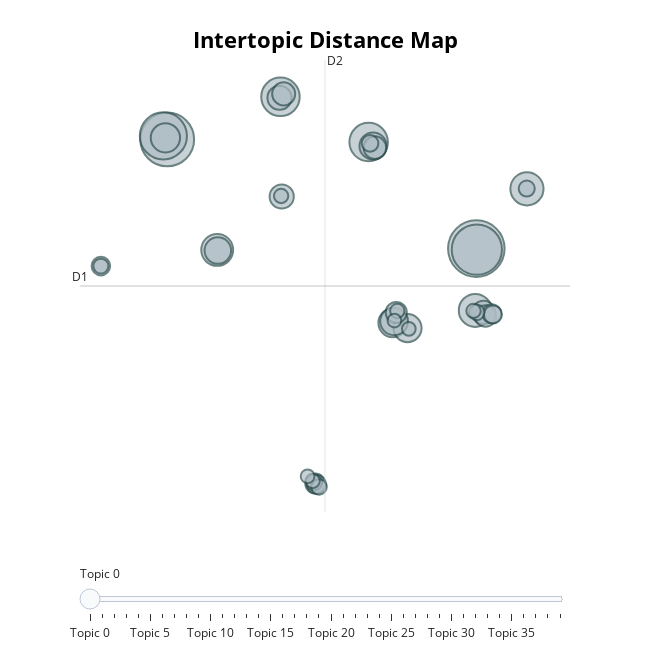

The notebook cell saved with this chart:
### Markdown cell above
## 📊 Visualize Topic Clusters with LLM-Generated Titles

After fitting our BERTopic model on the corpus, the next step is to explore the **semantic structure** of our dataset by visualizing:

- How topics are distributed across the corpus.
- What each cluster likely represents (based on LLM-generated **titles** and **summaries**).
- How topics are related or nested hierarchically.

---

### 🎯 Why Custom Titles?

By default, BERTopic assigns a list of top keywords to represent each topic.  
But this can be hard to interpret at a glance.

We’ve used **GPT-4o via LiteLLM** to generate:
- A clear **title** summarizing what the topic is about.
- A brief **summary** of the documents within it.

We now **inject these titles** into BERTopic using `set_topic_labels()` to replace raw keywords with human-readable, descriptive topic names in all visualizations.

---

### 🖼️ Visualizations Provided by BERTopic:

1. **`visualize_topics()`**:
   - A 2D interactive scatter plot (via UMAP).
   - Each circle represents a topic; size = number of documents.
   - Hovering shows the topic **title** and top keywords.
   - Great for understanding the overall distribution of themes.

2. **`visualize_hierarchy()`**:
   - Displays a **tree diagram** showing how topics relate to each other.
   - Useful to spot **nested structures**, **overlapping themes**, or **potential subclusters**.

---

### 🛠️ How It Works (Under the Hood):

- **Step 1**: We extract topic titles using `topic_model.get_topic_info()`.
- **Step 2**: We format them (clean up “title: <...>” syntax).
- **Step 3**: We pass these titles into `custom_labels` and feed that into the visualizers.

These interactive plots are excellent tools for **exploration**, **storytelling**, and **decision-making** based on topic structure.

### Code cell
# Get the custom titles generated by LiteLLM
titles = topic_model.get_topic_info()

# Build a mapping from topic number to LLM title
custom_labels = {
    row["Topic"]: row["title"][0].split(":")[1].strip() for _, row in titles.iterrows()
    if row["Topic"] != -1  # exclude outliers
}
topic_model.set_topic_labels(custom_labels)
topic_model.visualize_topics(custom_labels=custom_labels)

### Figure 1 — Plotly figure (JSON) as saved in the notebook; plotly's stock layout.template omitted (floating-point values rounded to 4 significant figures)
{"data": [{"customdata": [[0, "Gerrard's Future Amid Chelsea Interest and Liverpool's Commitment", 186], [1, "Oscar and BAFTA Highlights", 168], [2, "Rugby Rivalries", 147], [3, "Celebrating Music Legends and Awards", 129], [4, "Trends in Cybersecurity", 86], [5, "Australian Open 2023", 86], [6, "House Arrest for Terror Suspects", 64], [7, "Tensions Between Blair and Brown Amid Labour Unity Concerns", 63], [8, "The Rise of Broadband in the UK", 59], [9, "Highlights of Recent British Television Shows and Awards", 50], [10, "London Stock Exchange Takeover Talks", 48], [11, "Worldcom Fraud Trial", 46], [12, "Yukos Oil Company", 45], [13, "European Indoor Athletics Championships", 43], [14, "The Future of Mobile Phones", 41], [15, "The Future of Peer-to-Peer Networks and Digital Media Piracy", 34], [16, "The Future of Video Gaming", 34], [17, "UK Election Budget Strategies and Tax Policies", 32], [18, "Trends and Challenges in Internet Search Habits and Technologies", 31], [19, "Kenteris and Thanou", 30], [20, "Pension Reforms and Minimum Wage Increases", 27], [21, "Fiat-GM Negotiations and Fiat's Automotive Struggles", 26], [22, "US Economic Growth and Jobs Trends Amid Rising Interest Rates", 23], [23, "US Dollar and Trade Deficit", 21], [24, "UK Commitment to Global Aid and Debt Relief Initiatives", 21], [25, "The Evolution of Gadgets", 20], [26, "Economic Impact and Recovery in Southeast Asia Post-Disaster", 19], [27, "Kelly Holmes", 16], [28, "December Retail Sales Trends and Holiday Shopping Insights", 15], [29, "Immigration and Asylum Reform Plans in the UK", 15], [30, "Kilroy-Silk's Political Shift", 14], [31, "UK Housing Market Trends and Interest Rate Effects", 14], [32, "Growth and Trends in the Gadget Market at CES 2005", 13], [33, "Launch and Impact of the Nintendo DS Handheld Console in Europe", 12], [34, "Eurozone Economic Growth Trends and Challenges in 2004-2005", 12], [35, "Reforming the House of Lords", 12], [36, "Growth of India's Aviation Industry", 12], [37, "Corporate Changes and Mergers", 11], [38, "Chinese Financial and Environmental Turmoil", 11], [39, "Economic Performance in Singapore and Japan (2004)", 11]], "hovertemplate": "<b>Topic %{customdata[0]}</b><br>%{customdata[1]}<br>Size: %{customdata[2]}", "legendgroup": "", "marker": {"color": "#B0BEC5", "line": {"color": "DarkSlateGrey", "width": 2}, "size": [186, 168, 147, 129, 86, 86, 64, 63, 59, 50, 48, 46, 45, 43, 41, 34, 34, 32, 31, 30, 27, 26, 23, 21, 21, 20, 19, 16, 15, 15, 14, 14, 13, 12, 12, 12, 12, 11, 11, 11], "sizemode": "area", "sizeref": 0.1163, "symbol": "circle"}, "mode": "markers", "name": "", "orientation": "v", "showlegend": false, "type": "scatter", "x": [17.78, -5.48, 17.81, -5.769, 3.041, 9.675, 21.59, 17.69, -1.719, -5.616, 11.49, 12.6, 11.59, 10.01, -1.671, 2.97, 3.135, 18.33, 3.281, 10.15, 18.46, 11.75, 5.658, 5.75, 18.94, -10.47, 19.02, 9.782, 5.576, 21.57, 17.81, 5.941, -10.47, 3.09, 5.464, 17.57, 11.83, 11.61, 12.7, 5.083], "xaxis": "x", "y": [5.737, 14.56, 5.66, 14.85, 18.0, 14.35, 10.57, 0.742, 5.633, 14.69, -0.2581, -0.6872, -0.1368, 14.03, 5.582, 17.93, 9.947, 0.5787, 18.24, 13.89, 0.2913, 0.5709, -13.24, -13.33, 0.4766, 4.324, 0.4165, 14.24, -13.15, 10.59, 0.5856, -13.52, 4.324, 9.992, -13.04, 0.7019, 0.6977, -0.0752, -0.7429, -12.66], "yaxis": "y"}], "layout": {"annotations": [{"showarrow": false, "text": "D1", "x": -12.04, "y": 2.717, "yshift": 10}, {"showarrow": false, "text": "D2", "x": 6.391, "xshift": 10, "y": 20.98}], "height": 650, "hoverlabel": {"bgcolor": "white", "font": {"family": "Rockwell", "size": 16}}, "legend": {"itemsizing": "constant", "tracegroupgap": 0}, "margin": {"t": 60}, "shapes": [{"line": {"color": "#CFD8DC", "width": 2}, "type": "line", "x0": 6.391, "x1": 6.391, "y0": -15.55, "y1": 20.98}, {"line": {"color": "#9E9E9E", "width": 2}, "type": "line", "x0": -12.04, "x1": 24.82, "y0": 2.717, "y1": 2.717}], "sliders": [{"active": 0, "pad": {"t": 50}, "steps": [{"args": [{"marker.color": [["red", "#B0BEC5", "#B0BEC5", "#B0BEC5", "#B0BEC5", "#B0BEC5", "#B0BEC5", "#B0BEC5", "#B0BEC5", "#B0BEC5", "#B0BEC5", "#B0BEC5", "#B0BEC5", "#B0BEC5", "#B0BEC5", "#B0BEC5", "#B0BEC5", "#B0BEC5", "#B0BEC5", "#B0BEC5", "#B0BEC5", "#B0BEC5", "#B0BEC5", "#B0BEC5", "#B0BEC5", "#B0BEC5", "#B0BEC5", "#B0BEC5", "#B0BEC5", "#B0BEC5", "#B0BEC5", "#B0BEC5", "#B0BEC5", "#B0BEC5", "#B0BEC5", "#B0BEC5", "#B0BEC5", "#B0BEC5", "#B0BEC5", "#B0BEC5"]]}], "label": "Topic 0", "method": "update"}, {"args": [{"marker.color": [["#B0BEC5", "red", "#B0BEC5", "#B0BEC5", "#B0BEC5", "#B0BEC5", "#B0BEC5", "#B0BEC5", "#B0BEC5", "#B0BEC5", "#B0BEC5", "#B0BEC5", "#B0BEC5", "#B0BEC5", "#B0BEC5", "#B0BEC5", "#B0BEC5", "#B0BEC5", "#B0BEC5", "#B0BEC5", "#B0BEC5", "#B0BEC5", "#B0BEC5", "#B0BEC5", "#B0BEC5", "#B0BEC5", "#B0BEC5", "#B0BEC5", "#B0BEC5", "#B0BEC5", "#B0BEC5", "#B0BEC5", "#B0BEC5", "#B0BEC5", "#B0BEC5", "#B0BEC5", "#B0BEC5", "#B0BEC5", "#B0BEC5", "#B0BEC5"]]}], "label": "Topic 1", "method": "update"}, {"args": [{"marker.color": [["#B0BEC5", "#B0BEC5", "red", "#B0BEC5", "#B0BEC5", "#B0BEC5", "#B0BEC5", "#B0BEC5", "#B0BEC5", "#B0BEC5", "#B0BEC5", "#B0BEC5", "#B0BEC5", "#B0BEC5", "#B0BEC5", "#B0BEC5", "#B0BEC5", "#B0BEC5", "#B0BEC5", "#B0BEC5", "#B0BEC5", "#B0BEC5", "#B0BEC5", "#B0BEC5", "#B0BEC5", "#B0BEC5", "#B0BEC5", "#B0BEC5", "#B0BEC5", "#B0BEC5", "#B0BEC5", "#B0BEC5", "#B0BEC5", "#B0BEC5", "#B0BEC5", "#B0BEC5", "#B0BEC5", "#B0BEC5", "#B0BEC5", "#B0BEC5"]]}], "label": "Topic 2", "method": "update"}, {"args": [{"marker.color": [["#B0BEC5", "#B0BEC5", "#B0BEC5", "red", "#B0BEC5", "#B0BEC5", "#B0BEC5", "#B0BEC5", "#B0BEC5", "#B0BEC5", "#B0BEC5", "#B0BEC5", "#B0BEC5", "#B0BEC5", "#B0BEC5", "#B0BEC5", "#B0BEC5", "#B0BEC5", "#B0BEC5", "#B0BEC5", "#B0BEC5", "#B0BEC5", "#B0BEC5", "#B0BEC5", "#B0BEC5", "#B0BEC5", "#B0BEC5", "#B0BEC5", "#B0BEC5", "#B0BEC5", "#B0BEC5", "#B0BEC5", "#B0BEC5", "#B0BEC5", "#B0BEC5", "#B0BEC5", "#B0BEC5", "#B0BEC5", "#B0BEC5", "#B0BEC5"]]}], "label": "Topic 3", "method": "update"}, {"args": [{"marker.color": [["#B0BEC5", "#B0BEC5", "#B0BEC5", "#B0BEC5", "red", "#B0BEC5", "#B0BEC5", "#B0BEC5", "#B0BEC5", "#B0BEC5", "#B0BEC5", "#B0BEC5", "#B0BEC5", "#B0BEC5", "#B0BEC5", "#B0BEC5", "#B0BEC5", "#B0BEC5", "#B0BEC5", "#B0BEC5", "#B0BEC5", "#B0BEC5", "#B0BEC5", "#B0BEC5", "#B0BEC5", "#B0BEC5", "#B0BEC5", "#B0BEC5", "#B0BEC5", "#B0BEC5", "#B0BEC5", "#B0BEC5", "#B0BEC5", "#B0BEC5", "#B0BEC5", "#B0BEC5", "#B0BEC5", "#B0BEC5", "#B0BEC5", "#B0BEC5"]]}], "label": "Topic 4", "method": "update"}, {"args": [{"marker.color": [["#B0BEC5", "#B0BEC5", "#B0BEC5", "#B0BEC5", "#B0BEC5", "red", "#B0BEC5", "#B0BEC5", "#B0BEC5", "#B0BEC5", "#B0BEC5", "#B0BEC5", "#B0BEC5", "#B0BEC5", "#B0BEC5", "#B0BEC5", "#B0BEC5", "#B0BEC5", "#B0BEC5", "#B0BEC5", "#B0BEC5", "#B0BEC5", "#B0BEC5", "#B0BEC5", "#B0BEC5", "#B0BEC5", "#B0BEC5", "#B0BEC5", "#B0BEC5", "#B0BEC5", "#B0BEC5", "#B0BEC5", "#B0BEC5", "#B0BEC5", "#B0BEC5", "#B0BEC5", "#B0BEC5", "#B0BEC5", "#B0BEC5", "#B0BEC5"]]}], "label": "Topic 5", "method": "update"}, {"args": [{"marker.color": [["#B0BEC5", "#B0BEC5", "#B0BEC5", "#B0BEC5", "#B0BEC5", "#B0BEC5", "red", "#B0BEC5", "#B0BEC5", "#B0BEC5", "#B0BEC5", "#B0BEC5", "#B0BEC5", "#B0BEC5", "#B0BEC5", "#B0BEC5", "#B0BEC5", "#B0BEC5", "#B0BEC5", "#B0BEC5", "#B0BEC5", "#B0BEC5", "#B0BEC5", "#B0BEC5", "#B0BEC5", "#B0BEC5", "#B0BEC5", "#B0BEC5", "#B0BEC5", "#B0BEC5", "#B0BEC5", "#B0BEC5", "#B0BEC5", "#B0BEC5", "#B0BEC5", "#B0BEC5", "#B0BEC5", "#B0BEC5", "#B0BEC5", "#B0BEC5"]]}], "label": "Topic 6", "method": "update"}, {"args": [{"marker.color": [["#B0BEC5", "#B0BEC5", "#B0BEC5", "#B0BEC5", "#B0BEC5", "#B0BEC5", "#B0BEC5", "red", "#B0BEC5", "#B0BEC5", "#B0BEC5", "#B0BEC5", "#B0BEC5", "#B0BEC5", "#B0BEC5", "#B0BEC5", "#B0BEC5", "#B0BEC5", "#B0BEC5", "#B0BEC5", "#B0BEC5", "#B0BEC5", "#B0BEC5", "#B0BEC5", "#B0BEC5", "#B0BEC5", "#B0BEC5", "#B0BEC5", "#B0BEC5", "#B0BEC5", "#B0BEC5", "#B0BEC5", "#B0BEC5", "#B0BEC5", "#B0BEC5", "#B0BEC5", "#B0BEC5", "#B0BEC5", "#B0BEC5", "#B0BEC5"]]}], "label": "Topic 7", "method": "update"}, {"args": [{"marker.color": [["#B0BEC5", "#B0BEC5", "#B0BEC5", "#B0BEC5", "#B0BEC5", "#B0BEC5", "#B0BEC5", "#B0BEC5", "red", "#B0BEC5", "#B0BEC5", "#B0BEC5", "#B0BEC5", "#B0BEC5", "#B0BEC5", "#B0BEC5", "#B0BEC5", "#B0BEC5", "#B0BEC5", "#B0BEC5", "#B0BEC5", "#B0BEC5", "#B0BEC5", "#B0BEC5", "#B0BEC5", "#B0BEC5", "#B0BEC5", "#B0BEC5", "#B0BEC5", "#B0BEC5", "#B0BEC5", "#B0BEC5", "#B0BEC5", "#B0BEC5", "#B0BEC5", "#B0BEC5", "#B0BEC5", "#B0BEC5", "#B0BEC5", "#B0BEC5"]]}], "label": "Topic 8", "method": "update"}, {"args": [{"marker.color": [["#B0BEC5", "#B0BEC5", "#B0BEC5", "#B0BEC5", "#B0BEC5", "#B0BEC5", "#B0BEC5", "#B0BEC5", "#B0BEC5", "red", "#B0BEC5", "#B0BEC5", "#B0BEC5", "#B0BEC5", "#B0BEC5", "#B0BEC5", "#B0BEC5", "#B0BEC5", "#B0BEC5", "#B0BEC5", "#B0BEC5", "#B0BEC5", "#B0BEC5", "#B0BEC5", "#B0BEC5", "#B0BEC5", "#B0BEC5", "#B0BEC5", "#B0BEC5", "#B0BEC5", "#B0BEC5", "#B0BEC5", "#B0BEC5", "#B0BEC5", "#B0BEC5", "#B0BEC5", "#B0BEC5", "#B0BEC5", "#B0BEC5", "#B0BEC5"]]}], "label": "Topic 9", "method": "update"}, {"args": [{"marker.color": [["#B0BEC5", "#B0BEC5", "#B0BEC5", "#B0BEC5", "#B0BEC5", "#B0BEC5", "#B0BEC5", "#B0BEC5", "#B0BEC5", "#B0BEC5", "red", "#B0BEC5", "#B0BEC5", "#B0BEC5", "#B0BEC5", "#B0BEC5", "#B0BEC5", "#B0BEC5", "#B0BEC5", "#B0BEC5", "#B0BEC5", "#B0BEC5", "#B0BEC5", "#B0BEC5", "#B0BEC5", "#B0BEC5", "#B0BEC5", "#B0BEC5", "#B0BEC5", "#B0BEC5", "#B0BEC5", "#B0BEC5", "#B0BEC5", "#B0BEC5", "#B0BEC5", "#B0BEC5", "#B0BEC5", "#B0BEC5", "#B0BEC5", "#B0BEC5"]]}], "label": "Topic 10", "method": "update"}, {"args": [{"marker.color": [["#B0BEC5", "#B0BEC5", "#B0BEC5", "#B0BEC5", "#B0BEC5", "#B0BEC5", "#B0BEC5", "#B0BEC5", "#B0BEC5", "#B0BEC5", "#B0BEC5", "red", "#B0BEC5", "#B0BEC5", "#B0BEC5", "#B0BEC5", "#B0BEC5", "#B0BEC5", "#B0BEC5", "#B0BEC5", "#B0BEC5", "#B0BEC5", "#B0BEC5", "#B0BEC5", "#B0BEC5", "#B0BEC5", "#B0BEC5", "#B0BEC5", "#B0BEC5", "#B0BEC5", "#B0BEC5", "#B0BEC5", "#B0BEC5", "#B0BEC5", "#B0BEC5", "#B0BEC5", "#B0BEC5", "#B0BEC5", "#B0BEC5", "#B0BEC5"]]}], "label": "Topic 11", "method": "update"}, {"args": [{"marker.color": [["#B0BEC5", "#B0BEC5", "#B0BEC5", "#B0BEC5", "#B0BEC5", "#B0BEC5", "#B0BEC5", "#B0BEC5", "#B0BEC5", "#B0BEC5", "#B0BEC5", "#B0BEC5", "red", "#B0BEC5", "#B0BEC5", "#B0BEC5", "#B0BEC5", "#B0BEC5", "#B0BEC5", "#B0BEC5", "#B0BEC5", "#B0BEC5", "#B0BEC5", "#B0BEC5", "#B0BEC5", "#B0BEC5", "#B0BEC5", "#B0BEC5", "#B0BEC5", "#B0BEC5", "#B0BEC5", "#B0BEC5", "#B0BEC5", "#B0BEC5", "#B0BEC5", "#B0BEC5", "#B0BEC5", "#B0BEC5", "#B0BEC5", "#B0BEC5"]]}], "label": "Topic 12", "method": "update"}, {"args": [{"marker.color": [["#B0BEC5", "#B0BEC5", "#B0BEC5", "#B0BEC5", "#B0BEC5", "#B0BEC5", "#B0BEC5", "#B0BEC5", "#B0BEC5", "#B0BEC5", "#B0BEC5", "#B0BEC5", "#B0BEC5", "red", "#B0BEC5", "#B0BEC5", "#B0BEC5", "#B0BEC5", "#B0BEC5", "#B0BEC5", "#B0BEC5", "#B0BEC5", "#B0BEC5", "#B0BEC5", "#B0BEC5", "#B0BEC5", "#B0BEC5", "#B0BEC5", "#B0BEC5", "#B0BEC5", "#B0BEC5", "#B0BEC5", "#B0BEC5", "#B0BEC5", "#B0BEC5", "#B0BEC5", "#B0BEC5", "#B0BEC5", "#B0BEC5", "#B0BEC5"]]}], "label": "Topic 13", "method": "update"}, {"args": [{"marker.color": [["#B0BEC5", "#B0BEC5", "#B0BEC5", "#B0BEC5", "#B0BEC5", "#B0BEC5", "#B0BEC5", "#B0BEC5", "#B0BEC5", "#B0BEC5", "#B0BEC5", "#B0BEC5", "#B0BEC5", "#B0BEC5", "red", "#B0BEC5", "#B0BEC5", "#B0BEC5", "#B0BEC5", "#B0BEC5", "#B0BEC5", "#B0BEC5", "#B0BEC5", "#B0BEC5", "#B0BEC5", "#B0BEC5", "#B0BEC5", "#B0BEC5", "#B0BEC5", "#B0BEC5", "#B0BEC5", "#B0BEC5", "#B0BEC5", "#B0BEC5", "#B0BEC5", "#B0BEC5", "#B0BEC5", "#B0BEC5", "#B0BEC5", "#B0BEC5"]]}], "label": "Topic 14", "method": "update"}, {"args": [{"marker.color": [["#B0BEC5", "#B0BEC5", "#B0BEC5", "#B0BEC5", "#B0BEC5", "#B0BEC5", "#B0BEC5", "#B0BEC5", "#B0BEC5", "#B0BEC5", "#B0BEC5", "#B0BEC5", "#B0BEC5", "#B0BEC5", "#B0BEC5", "red", "#B0BEC5", "#B0BEC5", "#B0BEC5", "#B0BEC5", "#B0BEC5", "#B0BEC5", "#B0BEC5", "#B0BEC5", "#B0BEC5", "#B0BEC5", "#B0BEC5", "#B0BEC5", "#B0BEC5", "#B0BEC5", "#B0BEC5", "#B0BEC5", "#B0BEC5", "#B0BEC5", "#B0BEC5", "#B0BEC5", "#B0BEC5", "#B0BEC5", "#B0BEC5", "#B0BEC5"]]}], "label": "Topic 15", "method": "update"}, {"args": [{"marker.color": [["#B0BEC5", "#B0BEC5", "#B0BEC5", "#B0BEC5", "#B0BEC5", "#B0BEC5", "#B0BEC5", "#B0BEC5", "#B0BEC5", "#B0BEC5", "#B0BEC5", "#B0BEC5", "#B0BEC5", "#B0BEC5", "#B0BEC5", "#B0BEC5", "red", "#B0BEC5", "#B0BEC5", "#B0BEC5", "#B0BEC5", "#B0BEC5", "#B0BEC5", "#B0BEC5", "#B0BEC5", "#B0BEC5", "#B0BEC5", "#B0BEC5", "#B0BEC5", "#B0BEC5", "#B0BEC5", "#B0BEC5", "#B0BEC5", "#B0BEC5", "#B0BEC5", "#B0BEC5", "#B0BEC5", "#B0BEC5", "#B0BEC5", "#B0BEC5"]]}], "label": "Topic 16", "method": "update"}, {"args": [{"marker.color": [["#B0BEC5", "#B0BEC5", "#B0BEC5", "#B0BEC5", "#B0BEC5", "#B0BEC5", "#B0BEC5", "#B0BEC5", "#B0BEC5", "#B0BEC5", "#B0BEC5", "#B0BEC5", "#B0BEC5", "#B0BEC5", "#B0BEC5", "#B0BEC5", "#B0BEC5", "red", "#B0BEC5", "#B0BEC5", "#B0BEC5", "#B0BEC5", "#B0BEC5", "#B0BEC5", "#B0BEC5", "#B0BEC5", "#B0BEC5", "#B0BEC5", "#B0BEC5", "#B0BEC5", "#B0BEC5", "#B0BEC5", "#B0BEC5", "#B0BEC5", "#B0BEC5", "#B0BEC5", "#B0BEC5", "#B0BEC5", "#B0BEC5", "#B0BEC5"]]}], "label": "Topic 17", "method": "update"}, {"args": [{"marker.color": [["#B0BEC5", "#B0BEC5", "#B0BEC5", "#B0BEC5", "#B0BEC5", "#B0BEC5", "#B0BEC5", "#B0BEC5", "#B0BEC5", "#B0BEC5", "#B0BEC5", "#B0BEC5", "#B0BEC5", "#B0BEC5", "#B0BEC5", "#B0BEC5", "#B0BEC5", "#B0BEC5", "red", "#B0BEC5", "#B0BEC5", "#B0BEC5", "#B0BEC5", "#B0BEC5", "#B0BEC5", "#B0BEC5", "#B0BEC5", "#B0BEC5", "#B0BEC5", "#B0BEC5", "#B0BEC5", "#B0BEC5", "#B0BEC5", "#B0BEC5", "#B0BEC5", "#B0BEC5", "#B0BEC5", "#B0BEC5", "#B0BEC5", "#B0BEC5"]]}], "label": "Topic 18", "method": "update"}, {"args": [{"marker.color": [["#B0BEC5", "#B0BEC5", "#B0BEC5", "#B0BEC5", "#B0BEC5", "#B0BEC5", "#B0BEC5", "#B0BEC5", "#B0BEC5", "#B0BEC5", "#B0BEC5", "#B0BEC5", "#B0BEC5", "#B0BEC5", "#B0BEC5", "#B0BEC5", "#B0BEC5", "#B0BEC5", "#B0BEC5", "red", "#B0BEC5", "#B0BEC5", "#B0BEC5", "#B0BEC5", "#B0BEC5", "#B0BEC5", "#B0BEC5", "#B0BEC5", "#B0BEC5", "#B0BEC5", "#B0BEC5", "#B0BEC5", "#B0BEC5", "#B0BEC5", "#B0BEC5", "#B0BEC5", "#B0BEC5", "#B0BEC5", "#B0BEC5", "#B0BEC5"]]}], "label": "Topic 19", "method": "update"}, {"args": [{"marker.color": [["#B0BEC5", "#B0BEC5", "#B0BEC5", "#B0BEC5", "#B0BEC5", "#B0BEC5", "#B0BEC5", "#B0BEC5", "#B0BEC5", "#B0BEC5", "#B0BEC5", "#B0BEC5", "#B0BEC5", "#B0BEC5", "#B0BEC5", "#B0BEC5", "#B0BEC5", "#B0BEC5", "#B0BEC5", "#B0BEC5", "red", "#B0BEC5", "#B0BEC5", "#B0BEC5", "#B0BEC5", "#B0BEC5", "#B0BEC5", "#B0BEC5", "#B0BEC5", "#B0BEC5", "#B0BEC5", "#B0BEC5", "#B0BEC5", "#B0BEC5", "#B0BEC5", "#B0BEC5", "#B0BEC5", "#B0BEC5", "#B0BEC5", "#B0BEC5"]]}], "label": "Topic 20", "method": "update"}, {"args": [{"marker.color": [["#B0BEC5", "#B0BEC5", "#B0BEC5", "#B0BEC5", "#B0BEC5", "#B0BEC5", "#B0BEC5", "#B0BEC5", "#B0BEC5", "#B0BEC5", "#B0BEC5", "#B0BEC5", "#B0BEC5", "#B0BEC5", "#B0BEC5", "#B0BEC5", "#B0BEC5", "#B0BEC5", "#B0BEC5", "#B0BEC5", "#B0BEC5", "red", "#B0BEC5", "#B0BEC5", "#B0BEC5", "#B0BEC5", "#B0BEC5", "#B0BEC5", "#B0BEC5", "#B0BEC5", "#B0BEC5", "#B0BEC5", "#B0BEC5", "#B0BEC5", "#B0BEC5", "#B0BEC5", "#B0BEC5", "#B0BEC5", "#B0BEC5", "#B0BEC5"]]}], "label": "Topic 21", "method": "update"}, {"args": [{"marker.color": [["#B0BEC5", "#B0BEC5", "#B0BEC5", "#B0BEC5", "#B0BEC5", "#B0BEC5", "#B0BEC5", "#B0BEC5", "#B0BEC5", "#B0BEC5", "#B0BEC5", "#B0BEC5", "#B0BEC5", "#B0BEC5", "#B0BEC5", "#B0BEC5", "#B0BEC5", "#B0BEC5", "#B0BEC5", "#B0BEC5", "#B0BEC5", "#B0BEC5", "red", "#B0BEC5", "#B0BEC5", "#B0BEC5", "#B0BEC5", "#B0BEC5", "#B0BEC5", "#B0BEC5", "#B0BEC5", "#B0BEC5", "#B0BEC5", "#B0BEC5", "#B0BEC5", "#B0BEC5", "#B0BEC5", "#B0BEC5", "#B0BEC5", "#B0BEC5"]]}], "label": "Topic 22", "method": "update"}, {"args": [{"marker.color": [["#B0BEC5", "#B0BEC5", "#B0BEC5", "#B0BEC5", "#B0BEC5", "#B0BEC5", "#B0BEC5", "#B0BEC5", "#B0BEC5", "#B0BEC5", "#B0BEC5", "#B0BEC5", "#B0BEC5", "#B0BEC5", "#B0BEC5", "#B0BEC5", "#B0BEC5", "#B0BEC5", "#B0BEC5", "#B0BEC5", "#B0BEC5", "#B0BEC5", "#B0BEC5", "red", "#B0BEC5", "#B0BEC5", "#B0BEC5", "#B0BEC5", "#B0BEC5", "#B0BEC5", "#B0BEC5", "#B0BEC5", "#B0BEC5", "#B0BEC5", "#B0BEC5", "#B0BEC5", "#B0BEC5", "#B0BEC5", "#B0BEC5", "#B0BEC5"]]}], "label": "Topic 23", "method": "update"}, {"args": [{"marker.color": [["#B0BEC5", "#B0BEC5", "#B0BEC5", "#B0BEC5", "#B0BEC5", "#B0BEC5", "#B0BEC5", "#B0BEC5", "#B0BEC5", "#B0BEC5", "#B0BEC5", "#B0BEC5", "#B0BEC5", "#B0BEC5", "#B0BEC5", "#B0BEC5", "#B0BEC5", "#B0BEC5", "#B0BEC5", "#B0BEC5", "#B0BEC5", "#B0BEC5", "#B0BEC5", "#B0BEC5", "red", "#B0BEC5", "#B0BEC5", "#B0BEC5", "#B0BEC5", "#B0BEC5", "#B0BEC5", "#B0BEC5", "#B0BEC5", "#B0BEC5", "#B0BEC5", "#B0BEC5", "#B0BEC5", "#B0BEC5", "#B0BEC5", "#B0BEC5"]]}], "label": "Topic 24", "method": "update"}, {"args": [{"marker.color": [["#B0BEC5", "#B0BEC5", "#B0BEC5", "#B0BEC5", "#B0BEC5", "#B0BEC5", "#B0BEC5", "#B0BEC5", "#B0BEC5", "#B0BEC5", "#B0BEC5", "#B0BEC5", "#B0BEC5", "#B0BEC5", "#B0BEC5", "#B0BEC5", "#B0BEC5", "#B0BEC5", "#B0BEC5", "#B0BEC5", "#B0BEC5", "#B0BEC5", "#B0BEC5", "#B0BEC5", "#B0BEC5", "red", "#B0BEC5", "#B0BEC5", "#B0BEC5", "#B0BEC5", "#B0BEC5", "#B0BEC5", "#B0BEC5", "#B0BEC5", "#B0BEC5", "#B0BEC5", "#B0BEC5", "#B0BEC5", "#B0BEC5", "#B0BEC5"]]}], "label": "Topic 25", "method": "update"}, {"args": [{"marker.color": [["#B0BEC5", "#B0BEC5", "#B0BEC5", "#B0BEC5", "#B0BEC5", "#B0BEC5", "#B0BEC5", "#B0BEC5", "#B0BEC5", "#B0BEC5", "#B0BEC5", "#B0BEC5", "#B0BEC5", "#B0BEC5", "#B0BEC5", "#B0BEC5", "#B0BEC5", "#B0BEC5", "#B0BEC5", "#B0BEC5", "#B0BEC5", "#B0BEC5", "#B0BEC5", "#B0BEC5", "#B0BEC5", "#B0BEC5", "red", "#B0BEC5", "#B0BEC5", "#B0BEC5", "#B0BEC5", "#B0BEC5", "#B0BEC5", "#B0BEC5", "#B0BEC5", "#B0BEC5", "#B0BEC5", "#B0BEC5", "#B0BEC5", "#B0BEC5"]]}], "label": "Topic 26", "method": "update"}, {"args": [{"marker.color": [["#B0BEC5", "#B0BEC5", "#B0BEC5", "#B0BEC5", "#B0BEC5", "#B0BEC5", "#B0BEC5", "#B0BEC5", "#B0BEC5", "#B0BEC5", "#B0BEC5", "#B0BEC5", "#B0BEC5", "#B0BEC5", "#B0BEC5", "#B0BEC5", "#B0BEC5", "#B0BEC5", "#B0BEC5", "#B0BEC5", "#B0BEC5", "#B0BEC5", "#B0BEC5", "#B0BEC5", "#B0BEC5", "#B0BEC5", "#B0BEC5", "red", "#B0BEC5", "#B0BEC5", "#B0BEC5", "#B0BEC5", "#B0BEC5", "#B0BEC5", "#B0BEC5", "#B0BEC5", "#B0BEC5", "#B0BEC5", "#B0BEC5", "#B0BEC5"]]}], "label": "Topic 27", "method": "update"}, {"args": [{"marker.color": [["#B0BEC5", "#B0BEC5", "#B0BEC5", "#B0BEC5", "#B0BEC5", "#B0BEC5", "#B0BEC5", "#B0BEC5", "#B0BEC5", "#B0BEC5", "#B0BEC5", "#B0BEC5", "#B0BEC5", "#B0BEC5", "#B0BEC5", "#B0BEC5", "#B0BEC5", "#B0BEC5", "#B0BEC5", "#B0BEC5", "#B0BEC5", "#B0BEC5", "#B0BEC5", "#B0BEC5", "#B0BEC5", "#B0BEC5", "#B0BEC5", "#B0BEC5", "red", "#B0BEC5", "#B0BEC5", "#B0BEC5", "#B0BEC5", "#B0BEC5", "#B0BEC5", "#B0BEC5", "#B0BEC5", "#B0BEC5", "#B0BEC5", "#B0BEC5"]]}], "label": "Topic 28", "method": "update"}, {"args": [{"marker.color": [["#B0BEC5", "#B0BEC5", "#B0BEC5", "#B0BEC5", "#B0BEC5", "#B0BEC5", "#B0BEC5", "#B0BEC5", "#B0BEC5", "#B0BEC5", "#B0BEC5", "#B0BEC5", "#B0BEC5", "#B0BEC5", "#B0BEC5", "#B0BEC5", "#B0BEC5", "#B0BEC5", "#B0BEC5", "#B0BEC5", "#B0BEC5", "#B0BEC5", "#B0BEC5", "#B0BEC5", "#B0BEC5", "#B0BEC5", "#B0BEC5", "#B0BEC5", "#B0BEC5", "red", "#B0BEC5", "#B0BEC5", "#B0BEC5", "#B0BEC5", "#B0BEC5", "#B0BEC5", "#B0BEC5", "#B0BEC5", "#B0BEC5", "#B0BEC5"]]}], "label": "Topic 29", "method": "update"}, {"args": [{"marker.color": [["#B0BEC5", "#B0BEC5", "#B0BEC5", "#B0BEC5", "#B0BEC5", "#B0BEC5", "#B0BEC5", "#B0BEC5", "#B0BEC5", "#B0BEC5", "#B0BEC5", "#B0BEC5", "#B0BEC5", "#B0BEC5", "#B0BEC5", "#B0BEC5", "#B0BEC5", "#B0BEC5", "#B0BEC5", "#B0BEC5", "#B0BEC5", "#B0BEC5", "#B0BEC5", "#B0BEC5", "#B0BEC5", "#B0BEC5", "#B0BEC5", "#B0BEC5", "#B0BEC5", "#B0BEC5", "red", "#B0BEC5", "#B0BEC5", "#B0BEC5", "#B0BEC5", "#B0BEC5", "#B0BEC5", "#B0BEC5", "#B0BEC5", "#B0BEC5"]]}], "label": "Topic 30", "method": "update"}, {"args": [{"marker.color": [["#B0BEC5", "#B0BEC5", "#B0BEC5", "#B0BEC5", "#B0BEC5", "#B0BEC5", "#B0BEC5", "#B0BEC5", "#B0BEC5", "#B0BEC5", "#B0BEC5", "#B0BEC5", "#B0BEC5", "#B0BEC5", "#B0BEC5", "#B0BEC5", "#B0BEC5", "#B0BEC5", "#B0BEC5", "#B0BEC5", "#B0BEC5", "#B0BEC5", "#B0BEC5", "#B0BEC5", "#B0BEC5", "#B0BEC5", "#B0BEC5", "#B0BEC5", "#B0BEC5", "#B0BEC5", "#B0BEC5", "red", "#B0BEC5", "#B0BEC5", "#B0BEC5", "#B0BEC5", "#B0BEC5", "#B0BEC5", "#B0BEC5", "#B0BEC5"]]}], "label": "Topic 31", "method": "update"}, {"args": [{"marker.color": [["#B0BEC5", "#B0BEC5", "#B0BEC5", "#B0BEC5", "#B0BEC5", "#B0BEC5", "#B0BEC5", "#B0BEC5", "#B0BEC5", "#B0BEC5", "#B0BEC5", "#B0BEC5", "#B0BEC5", "#B0BEC5", "#B0BEC5", "#B0BEC5", "#B0BEC5", "#B0BEC5", "#B0BEC5", "#B0BEC5", "#B0BEC5", "#B0BEC5", "#B0BEC5", "#B0BEC5", "#B0BEC5", "#B0BEC5", "#B0BEC5", "#B0BEC5", "#B0BEC5", "#B0BEC5", "#B0BEC5", "#B0BEC5", "red", "#B0BEC5", "#B0BEC5", "#B0BEC5", "#B0BEC5", "#B0BEC5", "#B0BEC5", "#B0BEC5"]]}], "label": "Topic 32", "method": "update"}, {"args": [{"marker.color": [["#B0BEC5", "#B0BEC5", "#B0BEC5", "#B0BEC5", "#B0BEC5", "#B0BEC5", "#B0BEC5", "#B0BEC5", "#B0BEC5", "#B0BEC5", "#B0BEC5", "#B0BEC5", "#B0BEC5", "#B0BEC5", "#B0BEC5", "#B0BEC5", "#B0BEC5", "#B0BEC5", "#B0BEC5", "#B0BEC5", "#B0BEC5", "#B0BEC5", "#B0BEC5", "#B0BEC5", "#B0BEC5", "#B0BEC5", "#B0BEC5", "#B0BEC5", "#B0BEC5", "#B0BEC5", "#B0BEC5", "#B0BEC5", "#B0BEC5", "red", "#B0BEC5", "#B0BEC5", "#B0BEC5", "#B0BEC5", "#B0BEC5", "#B0BEC5"]]}], "label": "Topic 33", "method": "update"}, {"args": [{"marker.color": [["#B0BEC5", "#B0BEC5", "#B0BEC5", "#B0BEC5", "#B0BEC5", "#B0BEC5", "#B0BEC5", "#B0BEC5", "#B0BEC5", "#B0BEC5", "#B0BEC5", "#B0BEC5", "#B0BEC5", "#B0BEC5", "#B0BEC5", "#B0BEC5", "#B0BEC5", "#B0BEC5", "#B0BEC5", "#B0BEC5", "#B0BEC5", "#B0BEC5", "#B0BEC5", "#B0BEC5", "#B0BEC5", "#B0BEC5", "#B0BEC5", "#B0BEC5", "#B0BEC5", "#B0BEC5", "#B0BEC5", "#B0BEC5", "#B0BEC5", "#B0BEC5", "red", "#B0BEC5", "#B0BEC5", "#B0BEC5", "#B0BEC5", "#B0BEC5"]]}], "label": "Topic 34", "method": "update"}, {"args": [{"marker.color": [["#B0BEC5", "#B0BEC5", "#B0BEC5", "#B0BEC5", "#B0BEC5", "#B0BEC5", "#B0BEC5", "#B0BEC5", "#B0BEC5", "#B0BEC5", "#B0BEC5", "#B0BEC5", "#B0BEC5", "#B0BEC5", "#B0BEC5", "#B0BEC5", "#B0BEC5", "#B0BEC5", "#B0BEC5", "#B0BEC5", "#B0BEC5", "#B0BEC5", "#B0BEC5", "#B0BEC5", "#B0BEC5", "#B0BEC5", "#B0BEC5", "#B0BEC5", "#B0BEC5", "#B0BEC5", "#B0BEC5", "#B0BEC5", "#B0BEC5", "#B0BEC5", "#B0BEC5", "red", "#B0BEC5", "#B0BEC5", "#B0BEC5", "#B0BEC5"]]}], "label": "Topic 35", "method": "update"}, {"args": [{"marker.color": [["#B0BEC5", "#B0BEC5", "#B0BEC5", "#B0BEC5", "#B0BEC5", "#B0BEC5", "#B0BEC5", "#B0BEC5", "#B0BEC5", "#B0BEC5", "#B0BEC5", "#B0BEC5", "#B0BEC5", "#B0BEC5", "#B0BEC5", "#B0BEC5", "#B0BEC5", "#B0BEC5", "#B0BEC5", "#B0BEC5", "#B0BEC5", "#B0BEC5", "#B0BEC5", "#B0BEC5", "#B0BEC5", "#B0BEC5", "#B0BEC5", "#B0BEC5", "#B0BEC5", "#B0BEC5", "#B0BEC5", "#B0BEC5", "#B0BEC5", "#B0BEC5", "#B0BEC5", "#B0BEC5", "red", "#B0BEC5", "#B0BEC5", "#B0BEC5"]]}], "label": "Topic 36", "method": "update"}, {"args": [{"marker.color": [["#B0BEC5", "#B0BEC5", "#B0BEC5", "#B0BEC5", "#B0BEC5", "#B0BEC5", "#B0BEC5", "#B0BEC5", "#B0BEC5", "#B0BEC5", "#B0BEC5", "#B0BEC5", "#B0BEC5", "#B0BEC5", "#B0BEC5", "#B0BEC5", "#B0BEC5", "#B0BEC5", "#B0BEC5", "#B0BEC5", "#B0BEC5", "#B0BEC5", "#B0BEC5", "#B0BEC5", "#B0BEC5", "#B0BEC5", "#B0BEC5", "#B0BEC5", "#B0BEC5", "#B0BEC5", "#B0BEC5", "#B0BEC5", "#B0BEC5", "#B0BEC5", "#B0BEC5", "#B0BEC5", "#B0BEC5", "red", "#B0BEC5", "#B0BEC5"]]}], "label": "Topic 37", "method": "update"}, {"args": [{"marker.color": [["#B0BEC5", "#B0BEC5", "#B0BEC5", "#B0BEC5", "#B0BEC5", "#B0BEC5", "#B0BEC5", "#B0BEC5", "#B0BEC5", "#B0BEC5", "#B0BEC5", "#B0BEC5", "#B0BEC5", "#B0BEC5", "#B0BEC5", "#B0BEC5", "#B0BEC5", "#B0BEC5", "#B0BEC5", "#B0BEC5", "#B0BEC5", "#B0BEC5", "#B0BEC5", "#B0BEC5", "#B0BEC5", "#B0BEC5", "#B0BEC5", "#B0BEC5", "#B0BEC5", "#B0BEC5", "#B0BEC5", "#B0BEC5", "#B0BEC5", "#B0BEC5", "#B0BEC5", "#B0BEC5", "#B0BEC5", "#B0BEC5", "red", "#B0BEC5"]]}], "label": "Topic 38", "method": "update"}, {"args": [{"marker.color": [["#B0BEC5", "#B0BEC5", "#B0BEC5", "#B0BEC5", "#B0BEC5", "#B0BEC5", "#B0BEC5", "#B0BEC5", "#B0BEC5", "#B0BEC5", "#B0BEC5", "#B0BEC5", "#B0BEC5", "#B0BEC5", "#B0BEC5", "#B0BEC5", "#B0BEC5", "#B0BEC5", "#B0BEC5", "#B0BEC5", "#B0BEC5", "#B0BEC5", "#B0BEC5", "#B0BEC5", "#B0BEC5", "#B0BEC5", "#B0BEC5", "#B0BEC5", "#B0BEC5", "#B0BEC5", "#B0BEC5", "#B0BEC5", "#B0BEC5", "#B0BEC5", "#B0BEC5", "#B0BEC5", "#B0BEC5", "#B0BEC5", "#B0BEC5", "red"]]}], "label": "Topic 39", "method": "update"}]}], "title": {"font": {"color": "Black", "size": 22}, "text": "<b>Intertopic Distance Map</b>", "x": 0.5, "xanchor": "center", "y": 0.95, "yanchor": "top"}, "width": 650, "xaxis": {"anchor": "y", "domain": [0, 1], "range": [-12.04, 24.82], "title": {"text": ""}, "visible": false}, "yaxis": {"anchor": "x", "domain": [0, 1], "range": [-15.55, 20.98], "title": {"text": ""}, "visible": false}}}
